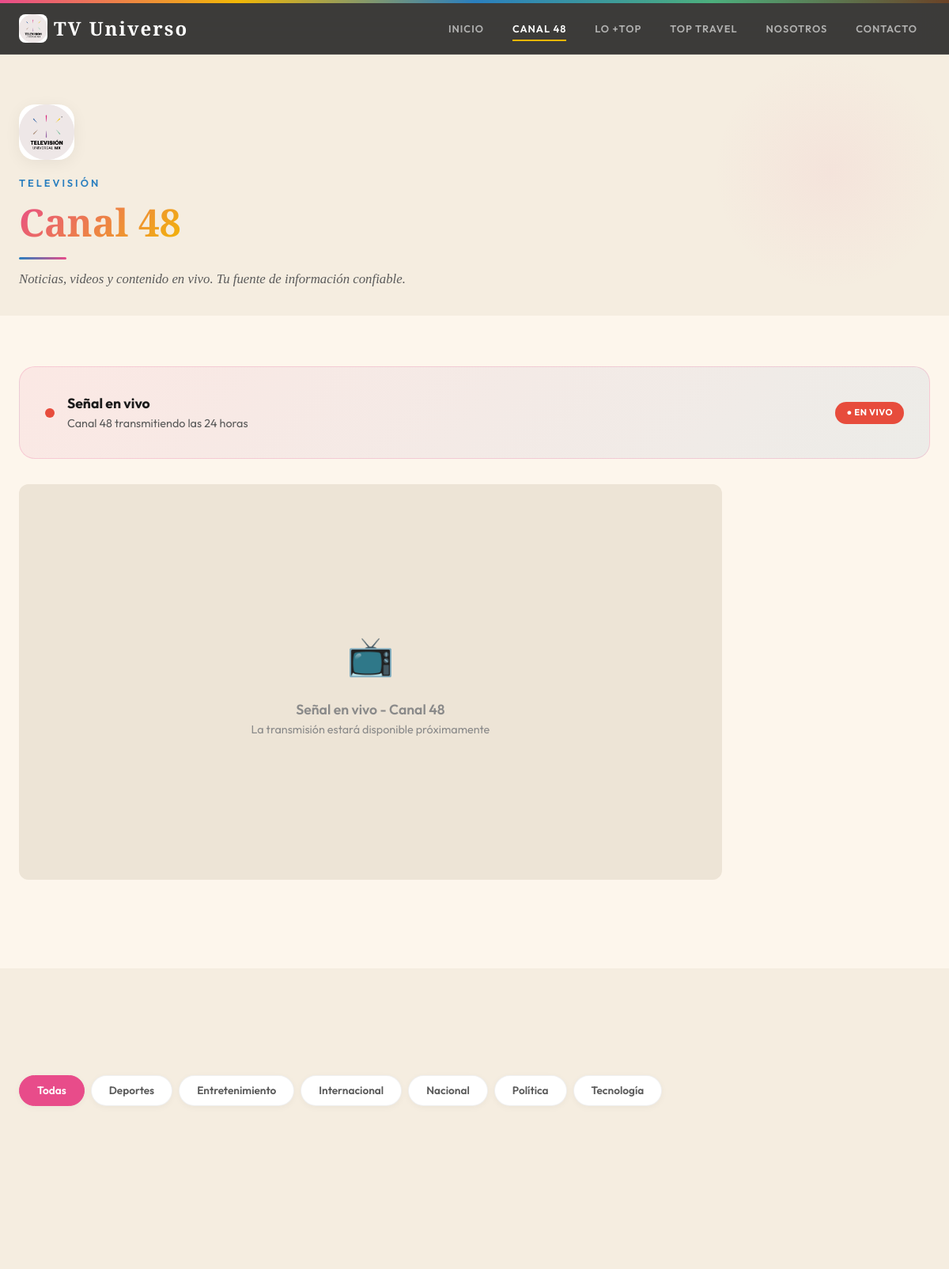
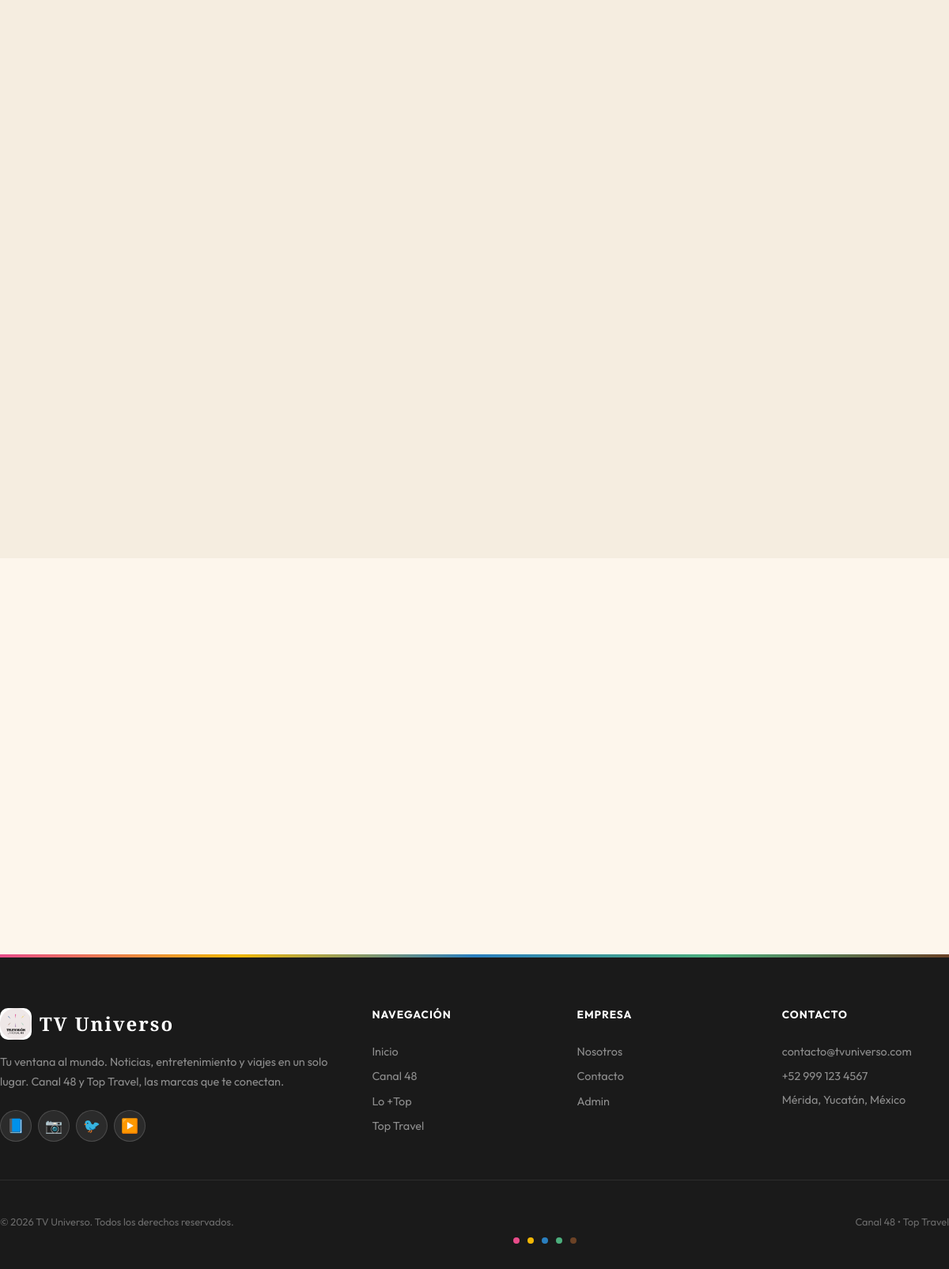
/index.php?page=canal48, run on the app's committed database (2 pictures, top to bottom).
### tables this page shows
CREATE TABLE IF NOT EXISTS categories (
    id INT AUTO_INCREMENT PRIMARY KEY,
    name VARCHAR(100) NOT NULL,
    type ENUM('noticias', 'revista') NOT NULL DEFAULT 'noticias',
    created_at TIMESTAMP DEFAULT CURRENT_TIMESTAMP
);

### includes/functions.php (called while the page is built, shortened)
<?php
require_once __DIR__ . '/../config.php';
function sanitize(string $input): string {
    return htmlspecialchars(trim($input), ENT_QUOTES, 'UTF-8');
}
function getCategories(string $type = ''): array {
    global $pdo;
    if ($type) {
        $stmt = $pdo->prepare("SELECT * FROM categories WHERE type = :type ORDER BY name");
        $stmt->execute([':type' => $type]);
    } else {
        $stmt = $pdo->query("SELECT * FROM categories ORDER BY type, name");
    }
    return $stmt->fetchAll();
}

### pages/canal48.php (the view, shortened to what this page needs)
<?php
$catFilter = isset($_GET['cat']) ? (int)$_GET['cat'] : 0;
$filters = ['type' => 'canal48'];
$posts = getPosts($filters, 12);
$videos = getVideos(['section' => 'canal48'], 6);
$categories = getCategories('noticias');
?>
<div class="page-header">
    <div class="container">
        <img src="assets/images/favicon.png" alt="Canal 48" style="width:70px;height:70px;border-radius:var(--radius-lg);object-fit:cover;box-shadow:var(--shadow-card);margin-bottom:var(--space-md);">
        <span style="color:var(--azul);font-size:0.8rem;letter-spacing:3px;text-transform:uppercase;font-weight:600;">Televisión</span>
        <h1 class="page-header__title" style="margin-top:8px;"><span>Canal 48</span></h1>
        <div style="width:60px;height:3px;background:linear-gradient(90deg,var(--azul),var(--rosa));margin-top:16px;border-radius:2px;"></div>
        <p class="page-header__desc" style="margin-top:12px;">Noticias, videos y contenido en vivo. Tu fuente de información confiable.</p>
    </div>
</div>
<section class="section">
    <div class="container">
        <div class="live-banner">
            <div class="live-banner__info">
                <div class="live-dot"></div>
                <div>
                    <strong style="font-size:1.1rem;">Señal en vivo</strong>
                    <p style="color:var(--text-secondary);font-size:0.9rem;">Canal 48 transmitiendo las 24 horas</p>
                </div>
            </div>
            <span class="badge badge--live">● EN VIVO</span>
        </div>
        <div style="background:var(--bg-block);border-radius:var(--radius-md);aspect-ratio:16/9;max-height:500px;display:flex;align-items:center;justify-content:center;margin-bottom:var(--space-2xl);">
            <div style="text-align:center;color:var(--text-muted);">
                <div style="font-size:3rem;margin-bottom:var(--space-md);">📺</div>
                <p style="font-size:1.1rem;font-weight:600;">Señal en vivo - Canal 48</p>
                <p style="font-size:0.9rem;">La transmisión estará disponible próximamente</p>
            </div>
        </div>
    </div>
</section>
<section class="section section--dark">
    <div class="container">
        <div class="tabs">
            <a href="index.php?page=canal48" class="tab <?= !$catFilter ? 'tab--active' : '' ?>">Todas</a>
            <?php foreach ($categories as $cat): ?>
            <a href="index.php?page=canal48&cat=<?= $cat['id'] ?>" class="tab <?= $catFilter === (int)$cat['id'] ? 'tab--active' : '' ?>">
                <?= sanitize($cat['name']) ?>
            </a>
            <?php endforeach; ?>
        </div>
        <?php if (!empty($posts)): ?>
        <div class="cards-grid">
        </div>
        <?php else: ?>
        <p style="color:var(--text-secondary);text-align:center;padding:var(--space-2xl);">No hay noticias en esta categoría.</p>
        <?php endif; ?>
    </div>
</section>
<?php if (!empty($videos)): ?>
<section class="section">
    <div class="container">
        <div class="cards-grid">
        </div>
    </div>
</section>
<?php endif; ?>

### assets/css/styles.css (style rules this page uses)
:root { --rosa: #E84C8A; --amarillo: #F2B705; --azul: #2A7FBF; --verde: #4CAF7D; --cafe: #6B4226; --crema: #FDF6EC; --oscuro: #1A1A1A; --bg-primary: #FDF6EC; --bg-section: #F5EDE0; --bg-block: #EDE4D6; --bg-card: #FFFFFF; --text-primary: #1A1A1A; --text-secondary: #5A5A5A; --text-muted: #8A8A8A; --font-heading: 'Playfair Display', serif; --font-body: 'Outfit', sans-serif; --space-xs: 0.25rem; --space-sm: 0.5rem; --space-md: 1rem; --space-lg: 1.5rem; --space-xl: 2rem; --space-2xl: 3rem; --space-3xl: 4rem; --radius-sm: 8px; --radius-md: 12px; --radius-lg: 20px; --radius-xl: 28px; --radius-full: 50%; --transition: all 0.4s cubic-bezier(0.25, 0.8, 0.25, 1); --shadow-card: 0 4px 20px rgba(0,0,0,0.06); --shadow-hover: 0 20px 60px rgba(0,0,0,0.12); --max-width: 1280px; }
*, *::before, *::after { margin:0; padding:0; box-sizing:border-box; }
html { scroll-behavior:smooth; font-size:16px; }
body { font-family: var(--font-body); background: var(--bg-primary); color: var(--text-primary); line-height: 1.6; -webkit-font-smoothing: antialiased; overflow-x: hidden; }
a { color:inherit; text-decoration:none; transition:var(--transition); }
img { max-width:100%; height:auto; display:block; }
h1,h2,h3,h4,h5,h6 { font-family: var(--font-heading); font-weight: 700; line-height: 1.2; color: var(--oscuro); }
.container { width:100%; max-width:var(--max-width); margin:0 auto; padding:0 var(--space-lg); }
.section { padding:var(--space-3xl) 0; }
.section--dark { background:var(--bg-section); }
.badge { display: inline-block; padding: 5px 14px; border-radius: 20px; font-size: 0.7rem; font-weight: 700; text-transform: uppercase; letter-spacing: 0.5px; }
.badge--live { background:#e74c3c; color:#fff; animation:pulse 1.5s infinite; }
.cards-grid { display: grid; grid-template-columns: repeat(auto-fill, minmax(300px, 1fr)); gap: var(--space-lg); }
.live-banner { background: linear-gradient(135deg, rgba(232,76,138,0.08), rgba(42,127,191,0.08)); border: 1px solid rgba(232,76,138,0.2); border-radius: var(--radius-lg); padding: var(--space-xl); display: flex; align-items: center; justify-content: space-between; gap: var(--space-lg); margin-bottom: var(--space-xl); }
.live-banner__info { display: flex; align-items: center; gap: var(--space-md); }
.live-dot { width: 12px; height: 12px; background: #e74c3c; border-radius: var(--radius-full); animation: pulse 1.5s infinite; }
.page-header { padding: var(--space-3xl) 0 var(--space-xl); margin-top: 68px; background: var(--bg-section); position: relative; overflow: hidden; }
.page-header::before { content: ''; position: absolute; top: 0; right: 0; width: 300px; height: 300px; background: radial-gradient(circle, rgba(232,76,138,0.06) 0%, transparent 70%); border-radius: 50%; }
.page-header__title { font-size: clamp(1.8rem, 4vw, 3rem); font-weight: 900; font-family: var(--font-heading); }
.page-header__title span { background: linear-gradient(135deg, var(--rosa), var(--amarillo)); -webkit-background-clip: text; -webkit-text-fill-color: transparent; }
.page-header__desc { color: var(--text-secondary); margin-top: var(--space-sm); font-size: 1.05rem; font-family: var(--font-heading); font-style: italic; font-weight: 400; }
.tabs { display: flex; gap: var(--space-sm); margin-bottom: var(--space-xl); flex-wrap: wrap; }
.tab { padding: 8px 22px; border-radius: 50px; font-size: 0.85rem; font-weight: 600; color: var(--text-secondary); background: var(--bg-card); border: 1px solid rgba(0,0,0,0.06); cursor: pointer; transition: var(--transition); text-decoration: none; box-shadow: 0 2px 8px rgba(0,0,0,0.04); }
.tab:hover, .tab--active { color: #fff; background: var(--rosa); border-color: var(--rosa); }

### data on the page
categories: name "Deportes"
categories: name "Entretenimiento"
categories: name "Internacional"
categories: name "Nacional"
categories: name "Política"
categories: name "Tecnología"

### other printed values
$s['contact_email'] "contacto@tvuniverso.com"
$s['contact_phone'] "+52 999 123 4567"
$s['contact_address'] "Mérida, Yucatán, México"
